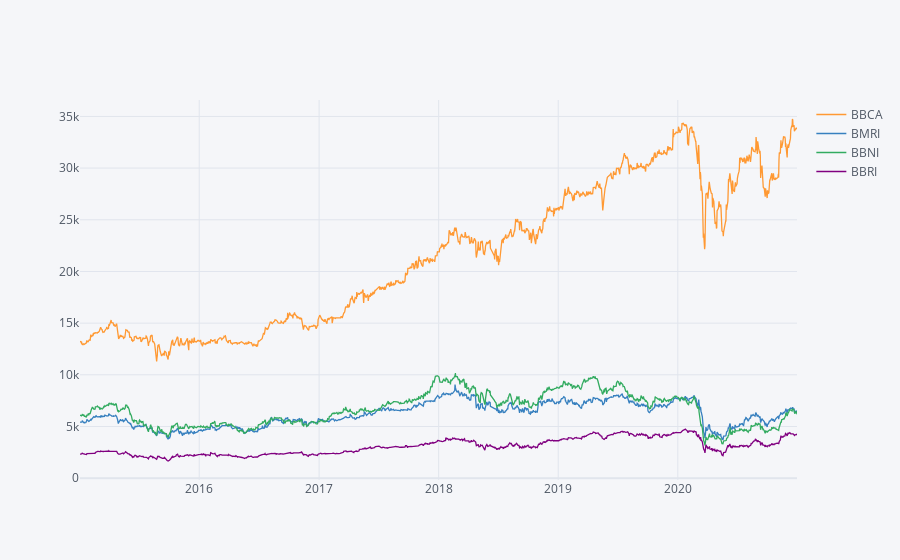

The notebook cell this image was saved under:
### Code cell
bank_stocksid.xs(key='Close',axis=1,level='Stock Info').iplot()

### Figure 1 — Plotly figure (JSON) as saved in the notebook; plotly's stock layout.template omitted (floating-point values rounded to 4 significant figures; data arrays with more than 128 entries replaced by an {"elided": "..."} marker saying what was removed)
{"data": [{"line": {"color": "rgba(255, 153, 51, 1.0)", "dash": "solid", "shape": "linear", "width": 1.3}, "mode": "lines", "name": "BBCA", "text": "", "type": "scatter", "x": {"elided": "1449 str values"}, "y": {"elided": "1449 int values"}}, {"line": {"color": "rgba(55, 128, 191, 1.0)", "dash": "solid", "shape": "linear", "width": 1.3}, "mode": "lines", "name": "BMRI", "text": "", "type": "scatter", "x": {"elided": "1449 str values"}, "y": {"elided": "1449 float values"}}, {"line": {"color": "rgba(50, 171, 96, 1.0)", "dash": "solid", "shape": "linear", "width": 1.3}, "mode": "lines", "name": "BBNI", "text": "", "type": "scatter", "x": {"elided": "1449 str values"}, "y": {"elided": "1449 int values"}}, {"line": {"color": "rgba(128, 0, 128, 1.0)", "dash": "solid", "shape": "linear", "width": 1.3}, "mode": "lines", "name": "BBRI", "text": "", "type": "scatter", "x": {"elided": "1449 str values"}, "y": {"elided": "1449 int values"}}], "layout": {"legend": {"bgcolor": "#F5F6F9", "font": {"color": "#4D5663"}}, "paper_bgcolor": "#F5F6F9", "plot_bgcolor": "#F5F6F9", "title": {"font": {"color": "#4D5663"}}, "xaxis": {"gridcolor": "#E1E5ED", "showgrid": true, "tickfont": {"color": "#4D5663"}, "title": {"font": {"color": "#4D5663"}, "text": ""}, "zerolinecolor": "#E1E5ED"}, "yaxis": {"gridcolor": "#E1E5ED", "showgrid": true, "tickfont": {"color": "#4D5663"}, "title": {"font": {"color": "#4D5663"}, "text": ""}, "zerolinecolor": "#E1E5ED"}}}
